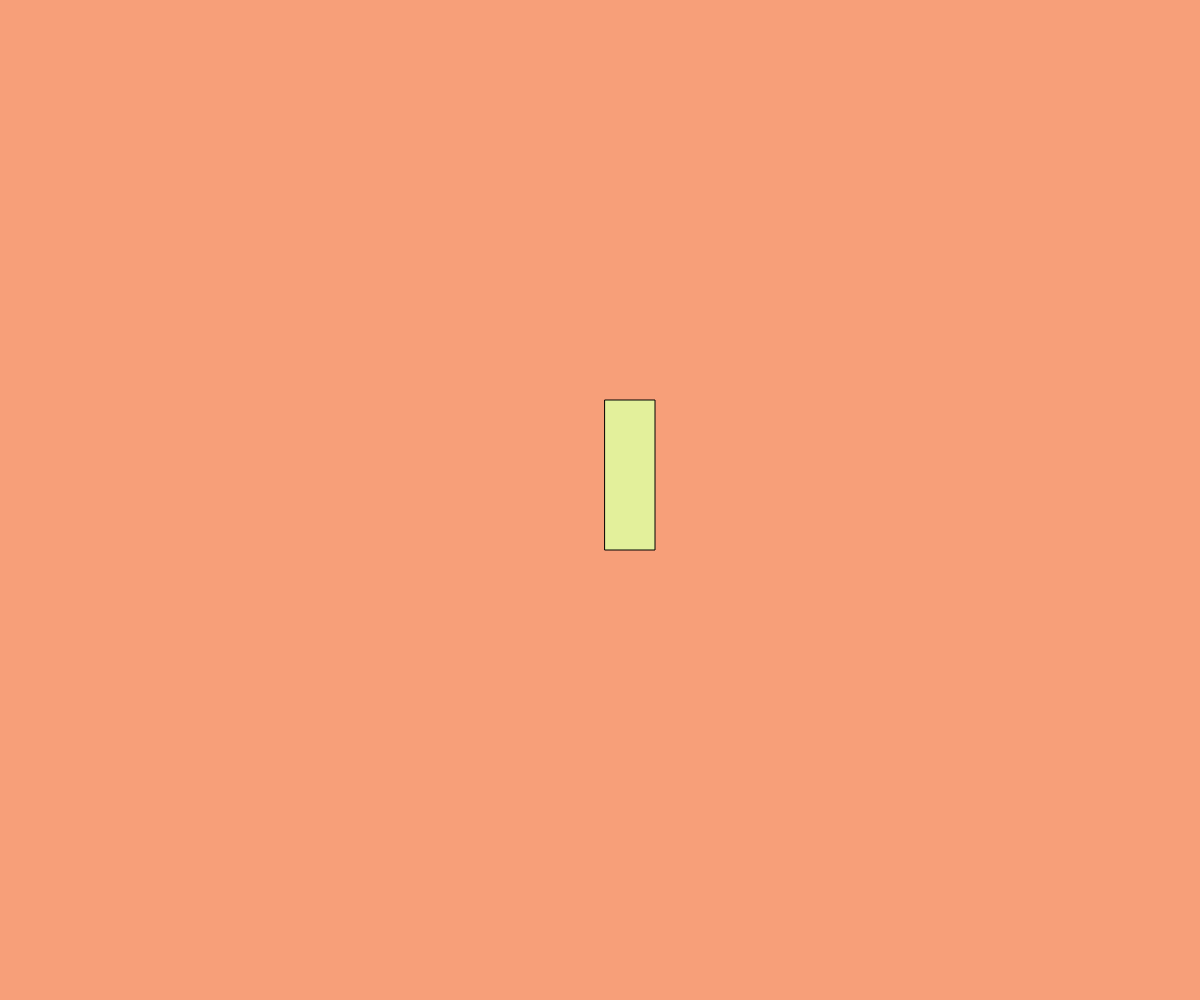
Frame 1 (no input)
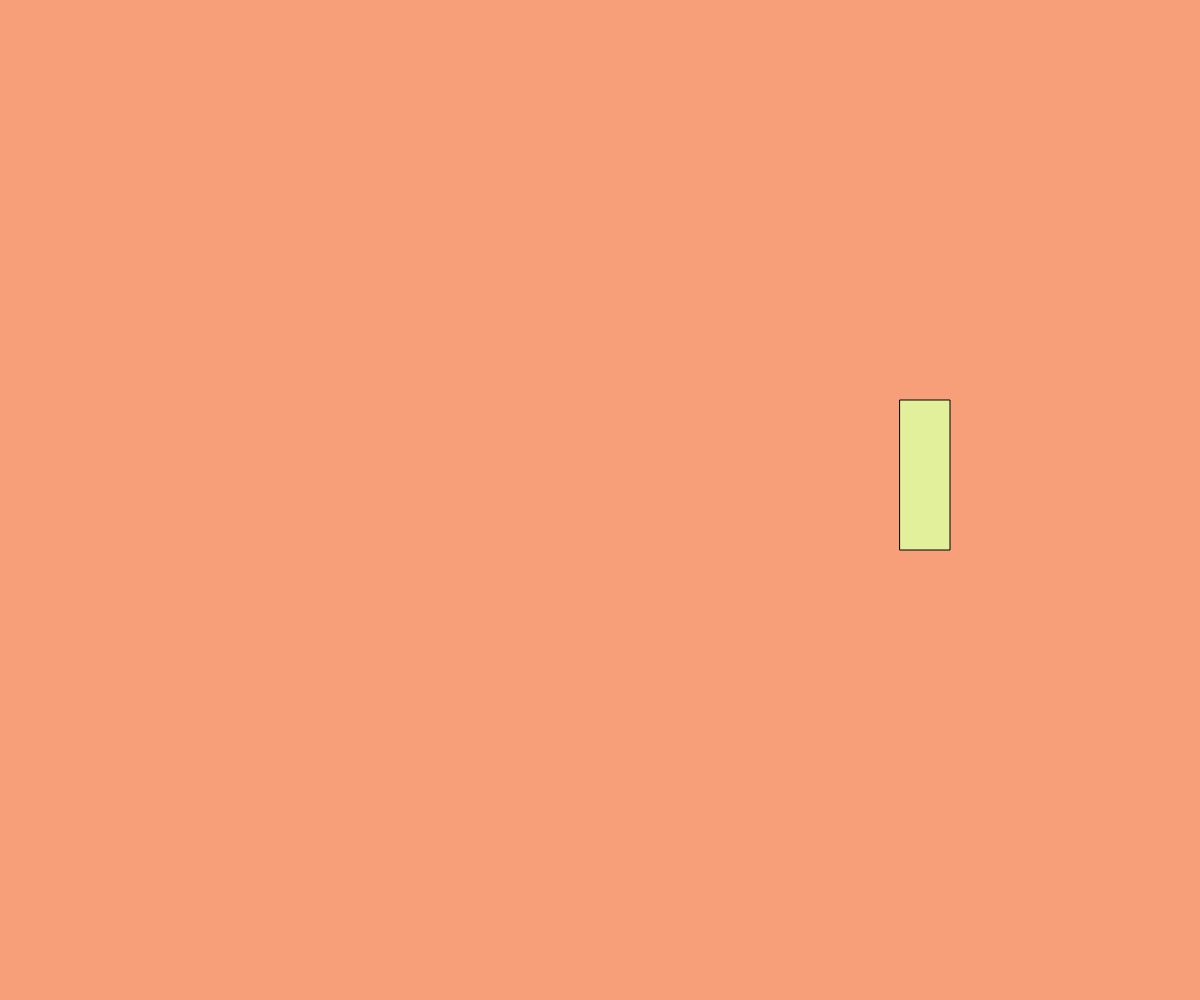
Frame 60 (no input)
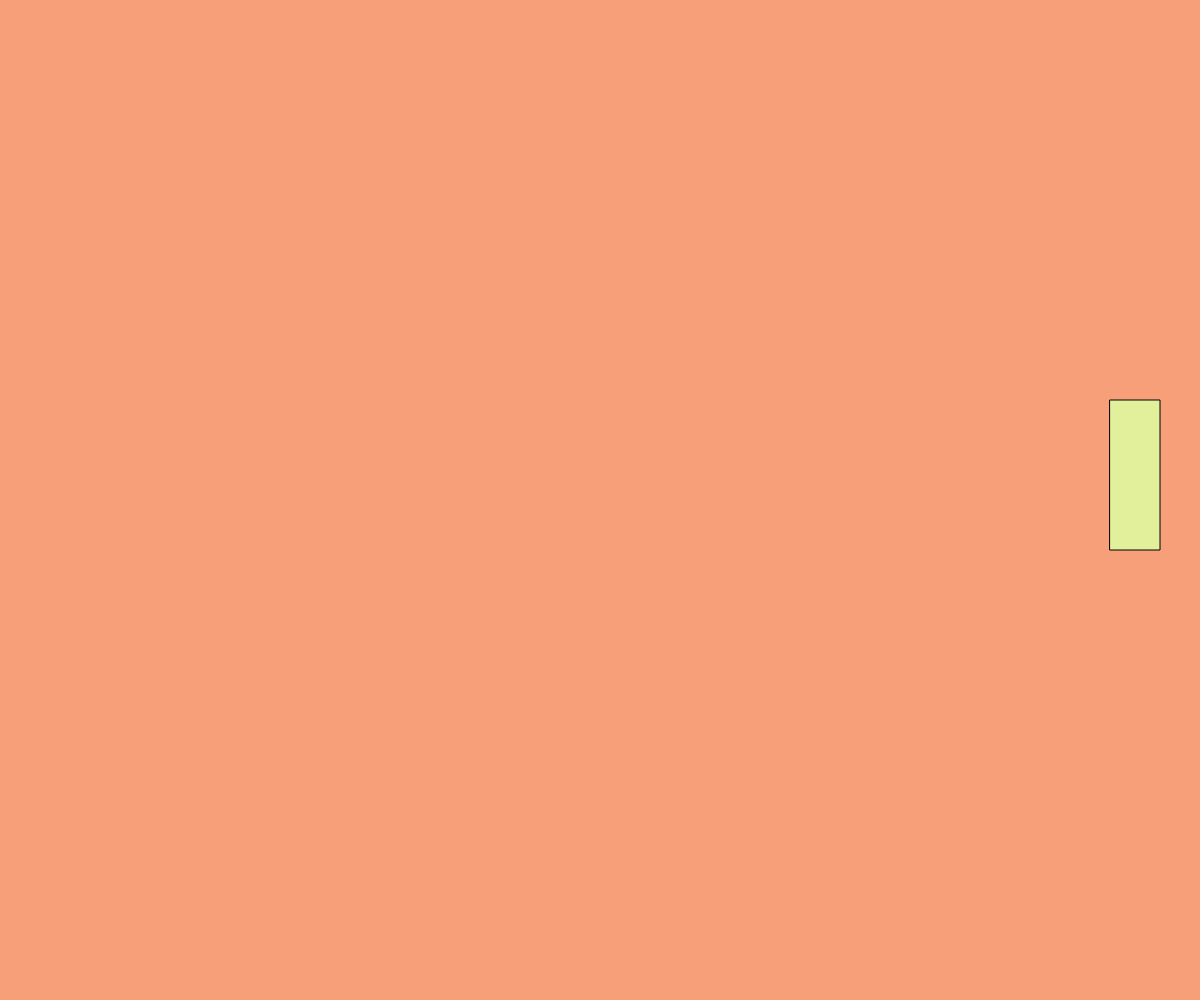
Frame 120 (the mouse pressed at the canvas centre since frame 60)

The p5.js sketch that drew these frames (run headless with seeded random() and noise() and a simulated clock; from frame 60 on, the mouse is pressed at the canvas centre):

// p5.js sketch
// ── sketch.js
// Project Title
// Your Name
// Date
//
// Extra for Experts:
// - describe what you did to take this project "above and beyond"

let x;
let dx;
let rectWdith;



function setup() {
  createCanvas(windowWidth, windowHeight);
  x = width/2;
  dx = 5;
  rectWidth = 50
}

function draw() {
  background(247, 159, 121)


//move rectangle

x += dx;

//check if you hit the wall
if (x > width - 50 || x < 0) {
  dx = dx * -1;
}


  fill(227,240,155)
  rect(x,400,rectWidth,150)

}
